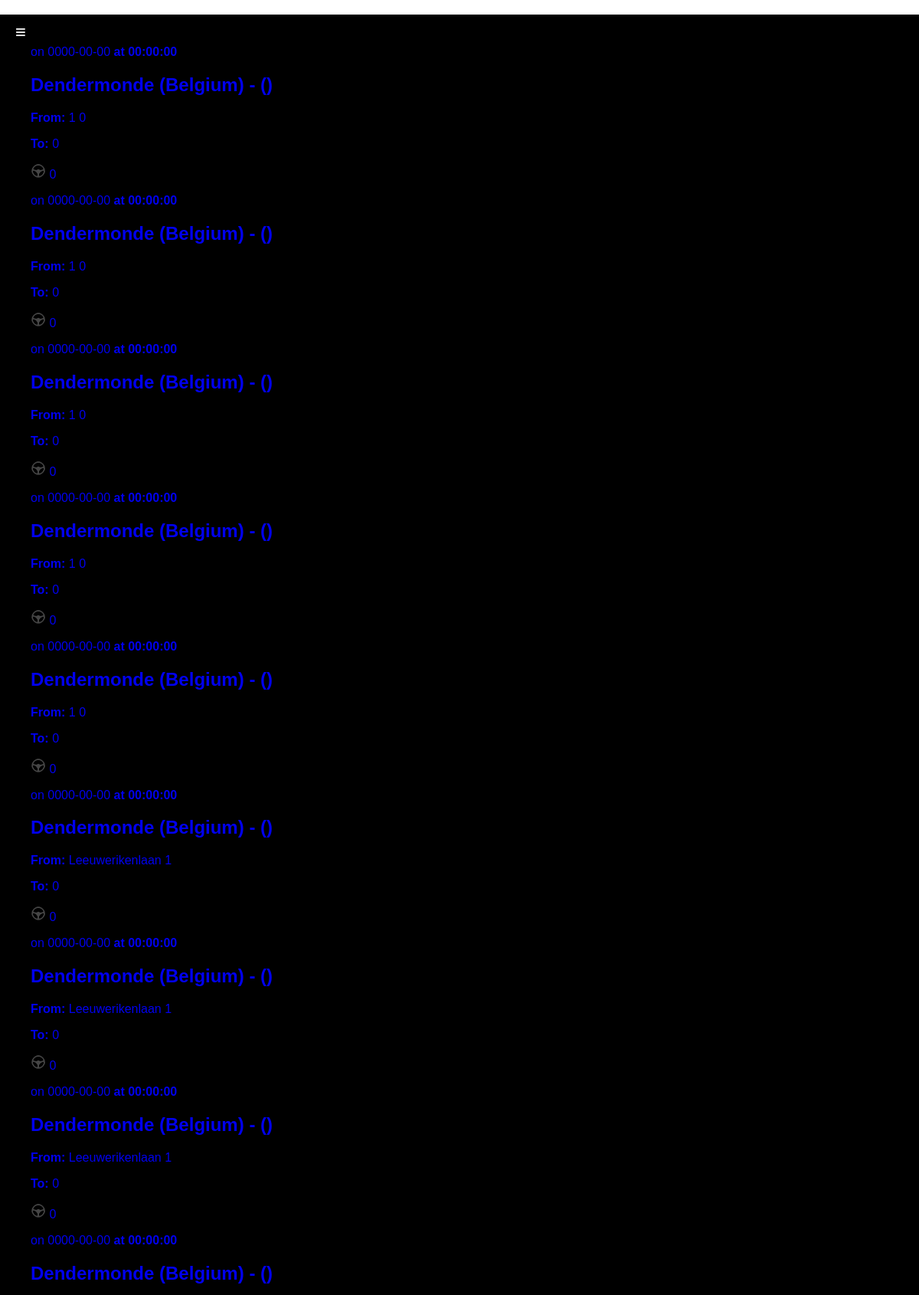
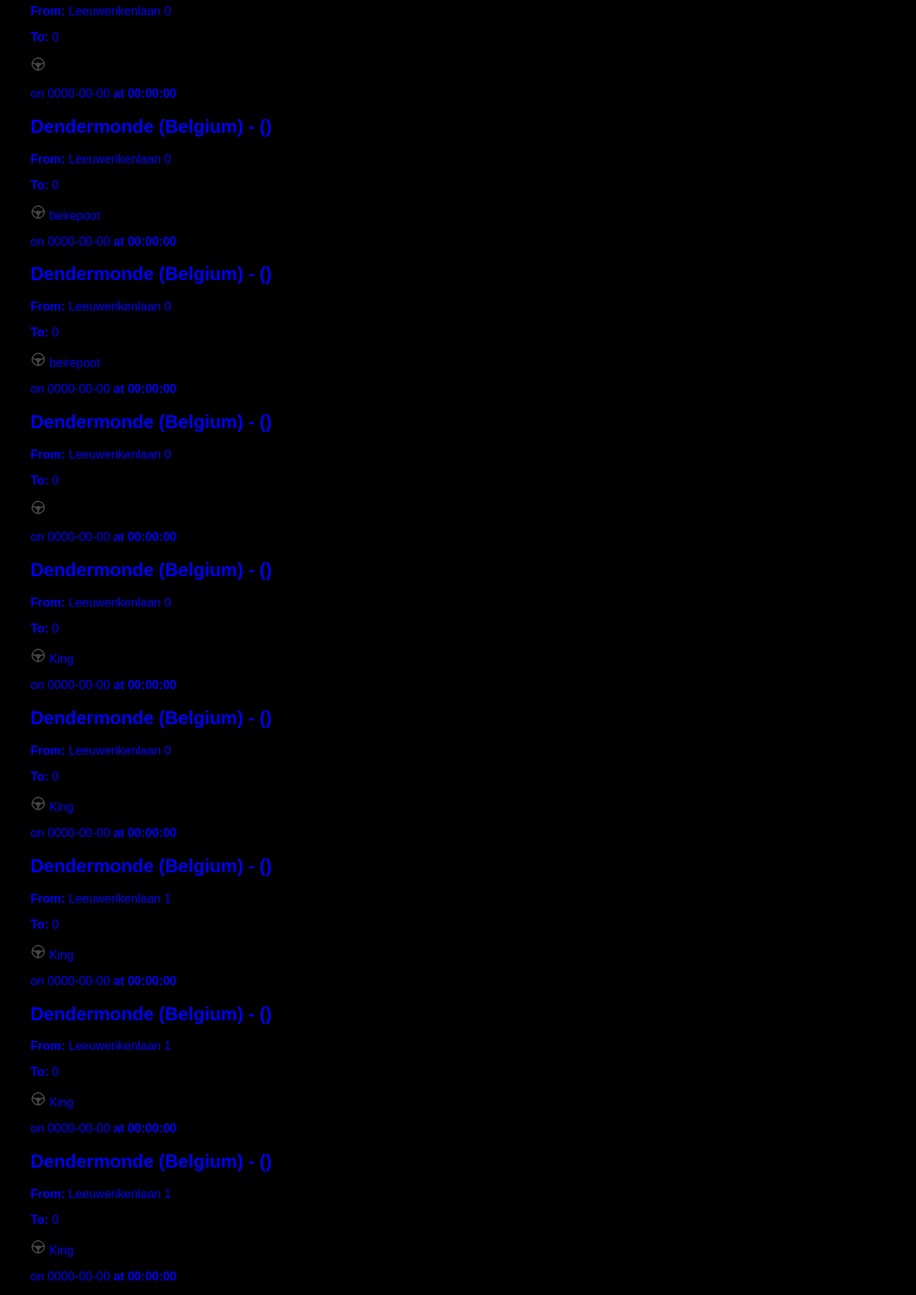
/yourRides.php (signed in, upper part), run on the app's committed database (2 pictures, top to bottom).
### tables this page shows
CREATE TABLE IF NOT EXISTS `rides` (
  `ride_id` int(11) NOT NULL AUTO_INCREMENT,
  `ride_date` date NOT NULL,
  `ride_time` time NOT NULL,
  `username` varchar(255) NOT NULL,
  `ride_country` varchar(255) NOT NULL,
  `ride_state` varchar(255) NOT NULL,
  `ride_city` varchar(255) NOT NULL,
  `ride_street` varchar(255) NOT NULL,
  `ride_streetnumber` int(11) NOT NULL,
  `ride_countryto` varchar(255) NOT NULL,
  `ride_stateto` varchar(255) NOT NULL,
  `ride_cityto` varchar(255) NOT NULL,
  `ride_streetto` varchar(255) NOT NULL,
  `ride_streetnumberto` int(11) NOT NULL,
  `ride_description` varchar(500) NOT NULL,
  `ride_seats` int(2) NOT NULL,
  `ride_creator_id` int(11) NOT NULL,
  PRIMARY KEY (`ride_id`)
);

### classes/Ride.class.php (called while the page is built, shortened)
<?php
include_once ("Db.class.php");
class Ride {
	public function GetAllYourRides($name) {
		$db = new Db();
		$select = "SELECT * FROM rides WHERE ride_creator_id = '" . $name . "'";
		$result = $db -> mysqli -> query($select);
		$result_array=array();
		while ($row = mysqli_fetch_array($result)) {
             $result_array[]=$row;
		}
		return $result_array;
	}
}
?>

### classes/Db.class.php (called while the page is built, shortened)
<?php
	class Db
	{
		private $m_sHost = "localhost";
		private $m_sUser = "root";
		private $m_sPassword = "root";
		private $m_sDatabase = "ridewithme";
		public function __construct()
		{
			$this->mysqli = @new mysqli($this->m_sHost, $this->m_sUser, $this->m_sPassword, $this->m_sDatabase);
		}
	}
?>

### yourRides.php (the view, shortened to what this page needs)
<?php
include_once("classes/Ride.class.php");
$ride = new Ride();
$user = new User();
	$id = $_GET['user_id'];
		$name = $user->getUserNameById($id);
		$rides=$ride->GetAllYourRides($id);
?><!doctype html>
<html lang="en">
<head>
	<?php include_once("includes/head.php");?>
</head>
<body>
<div data-role="page">
	<div id="sidebar">
	<div data-theme="b" data-role="header">
        <h3>
           <?php echo  $name . "' rides"?>
        </h3>
        <header>
			<nav id="mobile-bar"></nav>
		</header>
	</div>
</div>
	<div data-role="content">
				<?php
				foreach ($rides as $ride) {
						echo "<div data-demo-html='true'><ul data-role='listview' data-inset='true' class='ui-listview ui-listview-inset ui-corner-all ui-shadow'><li data-corners='false' data-shadow='false' data-iconshadow='true' data-wrapperels='div' data-icon='arrow-r' data-iconpos='right' data-theme='c' class='ui-btn ui-btn-icon-right ui-li-has-arrow ui-li ui-btn-up-c'><div class='ui-btn-inner ui-li'><div class='ui-btn-text'><a  href='rides.php?ride_id=" . $ride['ride_id'] . "' class='ui-link-inherit'><p class='ui-li-aside ui-li-desc'>on " . $ride['ride_date'] .  "<strong> at " . $ride['ride_time'] . "</strong></p><h2 class='ui-li-heading'>" . $ride['ride_city'] . " (" . $ride['ride_country'] . ") - " .  $ride['ride_cityto'] . " (" . $ride['ride_countryto'] . ")</h2><p class='ui-li-desc'><strong>From: </strong>" .  $ride['ride_street'] . " " . $ride['ride_streetnumber'] . "</p><p class='ui-li-desc'><strong>To: </strong>" .  $ride['ride_streetto'] . " " . $ride['ride_streetnumberto'] . "</p><p class='ul-li-desc'><img  src='img/steer.png'/>" . " " . $ride['username'] . "</p>
						</a></div></div></li></ul></div>";
					}
				 ?>
	</div>
</div>
</body>
</html>

### css/screen.css (style rules this page uses)
body { font-family: Helvetica, Arial,sans-serif; }
ul li { list-style-type: none; }
a { text-decoration: none; }
nav { background-color: #2d2d2d; padding: 8px 10px; text-align: right; height: 25px; border-bottom: 1px solid black; }
#mobile-bar { background: none; float: left; border: none; font-weight:100; margin-top: -39px; margin-right: -100px; margin-left: 10px; }
.ui-li { color: #f6b205; text-shadow: none; font-family:helvetica; font-style: normal; }

### data on the page
rides: ride_date "0000-00-00", ride_time "00:00:00", ride_city "Dendermonde", ride_country "Belgium", ride_street "1", ride_streetnumber "0", ride_streetnumberto "0", username "0"
rides: ride_date "0000-00-00", ride_time "00:00:00", ride_city "Dendermonde", ride_country "Belgium", ride_street "1", ride_streetnumber "0", ride_streetnumberto "0", username "0"
rides: ride_date "0000-00-00", ride_time "00:00:00", ride_city "Dendermonde", ride_country "Belgium", ride_street "1", ride_streetnumber "0", ride_streetnumberto "0", username "0"
rides: ride_date "0000-00-00", ride_time "00:00:00", ride_city "Dendermonde", ride_country "Belgium", ride_street "1", ride_streetnumber "0", ride_streetnumberto "0", username "0"
rides: ride_date "0000-00-00", ride_time "00:00:00", ride_city "Dendermonde", ride_country "Belgium", ride_street "1", ride_streetnumber "0", ride_streetnumberto "0", username "0"
rides: ride_date "0000-00-00", ride_time "00:00:00", ride_city "Dendermonde", ride_country "Belgium", ride_street "Leeuwerikenlaan", ride_streetnumber "1", ride_streetnumberto "0", username "0"
rides: ride_date "0000-00-00", ride_time "00:00:00", ride_city "Dendermonde", ride_country "Belgium", ride_street "Leeuwerikenlaan", ride_streetnumber "1", ride_streetnumberto "0", username "0"
rides: ride_date "0000-00-00", ride_time "00:00:00", ride_city "Dendermonde", ride_country "Belgium", ride_street "Leeuwerikenlaan", ride_streetnumber "1", ride_streetnumberto "0", username "0"
rides: ride_date "0000-00-00", ride_time "00:00:00", ride_city "Dendermonde", ride_country "Belgium", ride_street "Leeuwerikenlaan", ride_streetnumber "0", ride_streetnumberto "0"
rides: ride_date "0000-00-00", ride_time "00:00:00", ride_city "Dendermonde", ride_country "Belgium", ride_street "Leeuwerikenlaan", ride_streetnumber "0", ride_streetnumberto "0", username "beirepoot"
rides: ride_date "0000-00-00", ride_time "00:00:00", ride_city "Dendermonde", ride_country "Belgium", ride_street "Leeuwerikenlaan", ride_streetnumber "0", ride_streetnumberto "0", username "beirepoot"
rides: ride_date "0000-00-00", ride_time "00:00:00", ride_city "Dendermonde", ride_country "Belgium", ride_street "Leeuwerikenlaan", ride_streetnumber "0", ride_streetnumberto "0"
rides: ride_date "0000-00-00", ride_time "00:00:00", ride_city "Dendermonde", ride_country "Belgium", ride_street "Leeuwerikenlaan", ride_streetnumber "0", ride_streetnumberto "0", username "King"
rides: ride_date "0000-00-00", ride_time "00:00:00", ride_city "Dendermonde", ride_country "Belgium", ride_street "Leeuwerikenlaan", ride_streetnumber "0", ride_streetnumberto "0", username "King"
rides: ride_date "0000-00-00", ride_time "00:00:00", ride_city "Dendermonde", ride_country "Belgium", ride_street "Leeuwerikenlaan", ride_streetnumber "1", ride_streetnumberto "0", username "King"
rides: ride_date "0000-00-00", ride_time "00:00:00", ride_city "Dendermonde", ride_country "Belgium", ride_street "Leeuwerikenlaan", ride_streetnumber "1", ride_streetnumberto "0", username "King"
rides: ride_date "0000-00-00", ride_time "00:00:00", ride_city "Dendermonde", ride_country "Belgium", ride_street "Leeuwerikenlaan", ride_streetnumber "1", ride_streetnumberto "0", username "King"
rides: ride_date "0000-00-00", ride_time "00:00:00"
